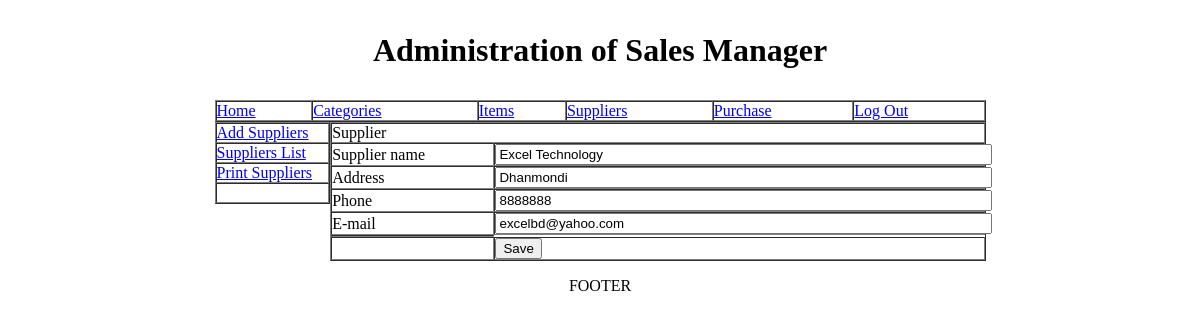
Screenshot of /supplier_edit.php?supplier_id=2 (signed in) with the database file from the repository.
### tables this page shows
CREATE TABLE IF NOT EXISTS `suppliers` (
  `supplier_id` int(11) NOT NULL auto_increment,
  `supplier_name` varchar(200) NOT NULL,
  `address` text NOT NULL,
  `phone` varchar(100) NOT NULL,
  `email` varchar(100) NOT NULL,
  PRIMARY KEY  (`supplier_id`)
);

### supplier_edit.php (the view, shortened to what this page needs)
<!DOCTYPE html PUBLIC "-//W3C//DTD XHTML 1.0 Transitional//EN" "http://www.w3.org/TR/xhtml1/DTD/xhtml1-transitional.dtd">
<html xmlns="http://www.w3.org/1999/xhtml">
<head>
<link rel="stylesheet" href="style/style.css" type="text/css" /></head>
<body>
<table width="771" border="0" align="center" cellpadding="0" cellspacing="0">
  <tr>
    <td height="100" colspan="2" align="center"><?php include('common_files/header.php'); ?></td>
  </tr>
  <tr>
    <td colspan="2" align="center" valign="top">
      <?php include('common_files/top_menu.php'); ?>
    </td>
  </tr>
  <tr>
    <td width="15%" valign="top"><?php include('common_files/supplier_submenu.php'); ?></td>
    <td valign="top">
	<?php
$sql = 'SELECT * FROM `suppliers` where supplier_id='.$_REQUEST['supplier_id'];
	$con = connect_db();
	$result = mysql_query($sql, $con);
	if($result && (mysql_num_rows($result) > 0) ) {
	$data = mysql_fetch_array($result);
	?>
	<form name="sup_edit_frm" action="supplier_edit_action.php" method="post">
	<table width="100%" border="1" align="center" cellpadding="0" cellspacing="0">
		<tr>
        <td colspan="2">Supplier </td>
        </tr>
      <tr>
        <td width="25%">Supplier name</td>
        <td width="75%"><input name="supplier_name" type="text" id="supplier_name" value="<?=$data['supplier_name']?>" class="wide"/></td>
      </tr>
      <tr>
        <td>Address</td>
        <td><input name="address" type="text" id="address" value="<?=$data['address']?>" class="wide"/></td>
      </tr>
      <tr>
        <td>Phone</td>
        <td><input name="phone" type="text" id="phone" value="<?=$data['phone']?>" class="wide"/></td>
      </tr>
      <tr>
        <td>E-mail</td>
        <td><input name="email" type="text" id="email" value="<?=$data['email']?>" class="wide"/></td>
      </tr>
	  <tr>
       <td><input name="supplier_id" type="hidden" id="supplier_id" value="<?=$data['supplier_id']?>" class="wide"/></td>
      </tr>
      <tr>
        <td>&nbsp;</td>
        <td><input name="btnsubmit" type="submit" id="btnsubmit" value="Save" /></td>
      </tr>
    </table>
	</form>
	<?php
	}
	?>
	</td>
  </tr>
  <tr>
    <td height="50" colspan="2" align="center"><?php include('common_files/footer.php'); ?></td>
  </tr>
</table>
</body>
</html>

### style/style.css (style rules this page uses)
body { margin:0; padding:0; border:0; }
.wide { width:100%; }

### rows the page displays
suppliers: supplier_name "Excel Technology", address "Dhanmondi", phone "8888888", email "excelbd@yahoo.com"

### other values shown
APP_TITLE "Sales Manager"
